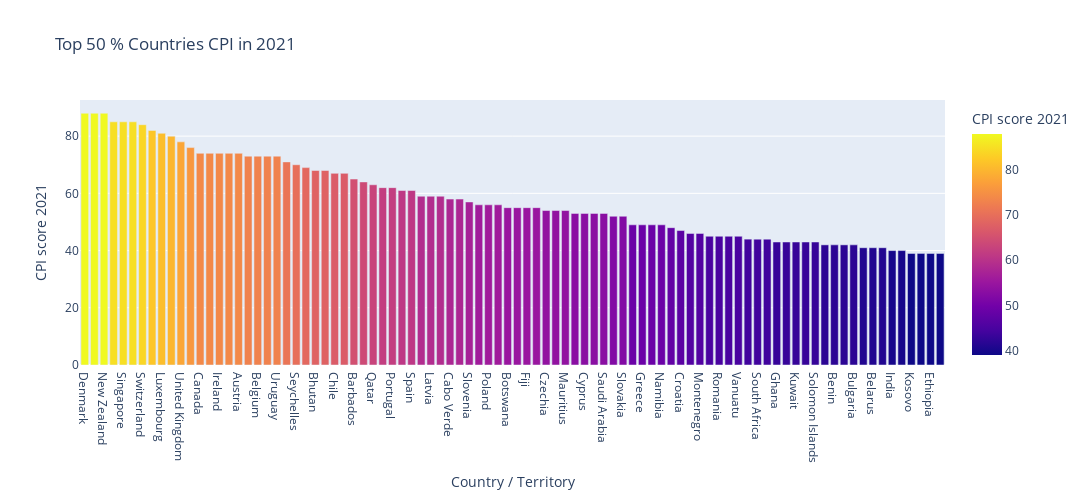

Here is the notebook cell this chart was saved with:
### Markdown cell above
## Top 50% countries with Corruption

### Code cell
import plotly.graph_objs as go

fig = px.bar(regional_df[: len(regional_df)//2], x='Country / Territory', y='CPI score 2021',
             title="Top 50 % Countries CPI in 2021",
             hover_data=['Rank', 'Rank Changed'], color='CPI score 2021',
              height=500, width=1100)
fig.show()

### Figure 1 — Plotly figure (JSON) as saved in the notebook; plotly's stock layout.template omitted (floating-point values rounded to 4 significant figures; data arrays with more than 128 entries replaced by an {"elided": "..."} marker saying what was removed)
{"data": [{"alignmentgroup": "True", "customdata": {"elided": "90x2 int values"}, "hovertemplate": "Country / Territory=%{x}<br>CPI score 2021=%{marker.color}<br>Rank=%{customdata[0]}<br>Rank Changed=%{customdata[1]}<extra></extra>", "legendgroup": "", "marker": {"color": [88, 88, 88, 85, 85, 85, 84, 82, 81, 80, 78, 76, 74, 74, 74, 74, 74, 73, 73, 73, 73, 71, 70, 69, 68, 68, 67, 67, 65, 64, 63, 62, 62, 61, 61, 59, 59, 59, 58, 58, 57, 56, 56, 56, 55, 55, 55, 55, 54, 54, 54, 53, 53, 53, 53, 52, 52, 49, 49, 49, 49, 48, 47, 46, 46, 45, 45, 45, 45, 44, 44, 44, 43, 43, 43, 43, 43, 42, 42, 42, 42, 41, 41, 41, 40, 40, 39, 39, 39, 39], "coloraxis": "coloraxis", "pattern": {"shape": ""}}, "name": "", "offsetgroup": "", "orientation": "v", "showlegend": false, "textposition": "auto", "type": "bar", "x": ["Denmark", "Finland", "New Zealand", "Norway", "Singapore", "Sweden", "Switzerland", "Netherlands", "Luxembourg", "Germany", "United Kingdom", "Hong Kong", "Canada", "Iceland", "Ireland", "Estonia", "Austria", "Australia", "Belgium", "Japan", "Uruguay", "France", "Seychelles", "United Arab Emirates", "Bhutan", "Taiwan", "Chile", "United States of America", "Barbados", "Bahamas", "Qatar", "Korea, South", "Portugal", "Lithuania", "Spain", "Israel", "Latvia", "Saint Vincent and the Grenadines", "Cabo Verde", "Costa Rica", "Slovenia", "Italy", "Poland", "Saint Lucia", "Botswana", "Dominica", "Fiji", "Georgia", "Czechia", "Malta", "Mauritius", "Grenada", "Cyprus", "Rwanda", "Saudi Arabia", "Oman", "Slovakia", "Armenia", "Greece", "Jordan", "Namibia", "Malaysia", "Croatia", "Cuba", "Montenegro", "China", "Romania", "Sao Tome and Principe", "Vanuatu", "Jamaica", "South Africa", "Tunisia", "Ghana", "Hungary", "Kuwait", "Senegal", "Solomon Islands", "Bahrain", "Benin", "Burkina Faso", "Bulgaria", "Timor-Leste", "Belarus", "Trinidad and Tobago", "India", "Maldives", "Kosovo", "Colombia", "Ethiopia", "Guyana"], "xaxis": "x", "y": [88, 88, 88, 85, 85, 85, 84, 82, 81, 80, 78, 76, 74, 74, 74, 74, 74, 73, 73, 73, 73, 71, 70, 69, 68, 68, 67, 67, 65, 64, 63, 62, 62, 61, 61, 59, 59, 59, 58, 58, 57, 56, 56, 56, 55, 55, 55, 55, 54, 54, 54, 53, 53, 53, 53, 52, 52, 49, 49, 49, 49, 48, 47, 46, 46, 45, 45, 45, 45, 44, 44, 44, 43, 43, 43, 43, 43, 42, 42, 42, 42, 41, 41, 41, 40, 40, 39, 39, 39, 39], "yaxis": "y"}], "layout": {"barmode": "relative", "coloraxis": {"colorbar": {"title": {"text": "CPI score 2021"}}, "colorscale": [[0.0, "#0d0887"], [0.1111, "#46039f"], [0.2222, "#7201a8"], [0.3333, "#9c179e"], [0.4444, "#bd3786"], [0.5556, "#d8576b"], [0.6667, "#ed7953"], [0.7778, "#fb9f3a"], [0.8889, "#fdca26"], [1.0, "#f0f921"]]}, "height": 500, "legend": {"tracegroupgap": 0}, "title": {"text": "Top 50 % Countries CPI in 2021"}, "width": 1100, "xaxis": {"anchor": "y", "domain": [0.0, 1.0], "title": {"text": "Country / Territory"}}, "yaxis": {"anchor": "x", "domain": [0.0, 1.0], "title": {"text": "CPI score 2021"}}}}
